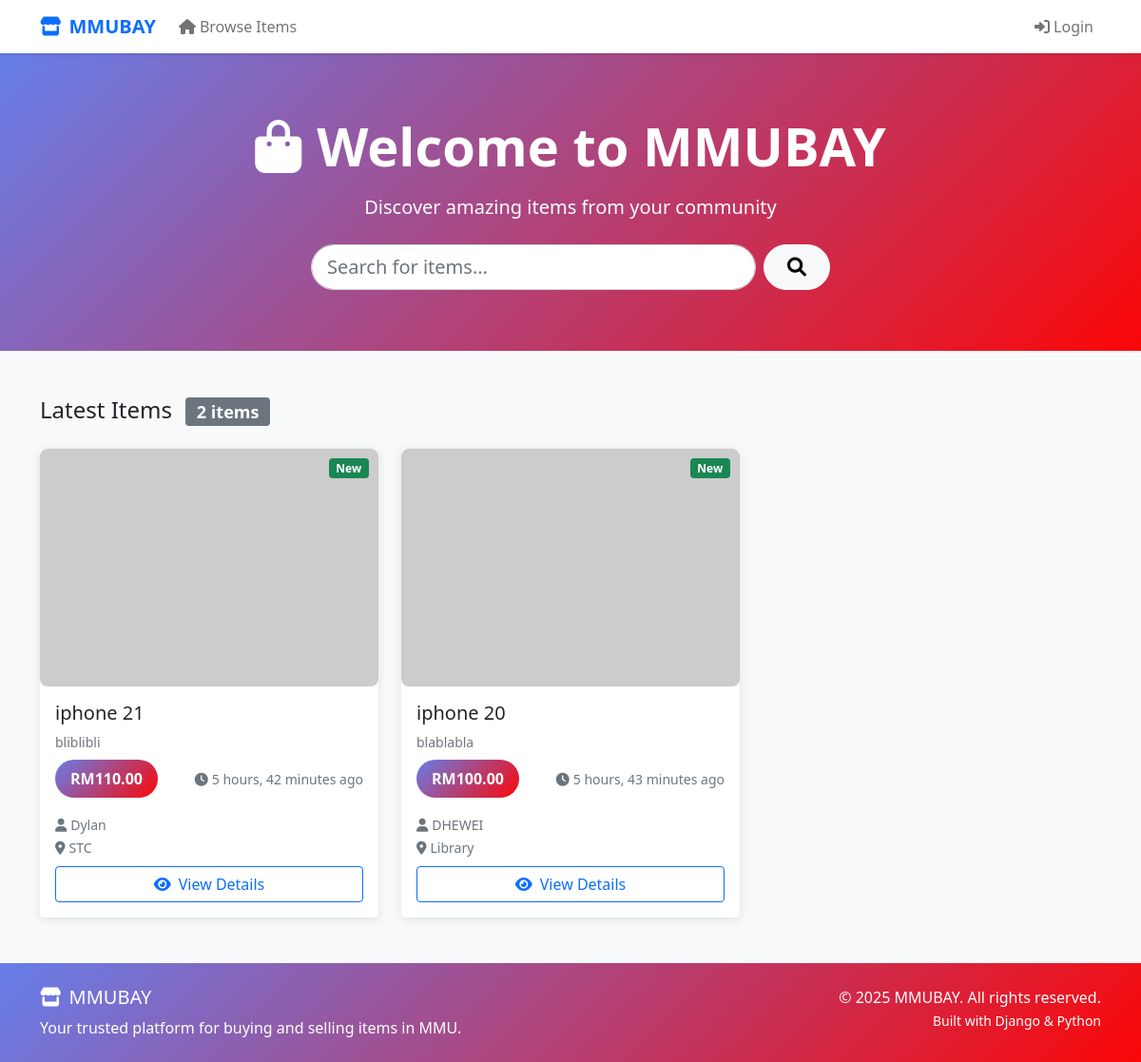
Page /market/ on the earlier database version.
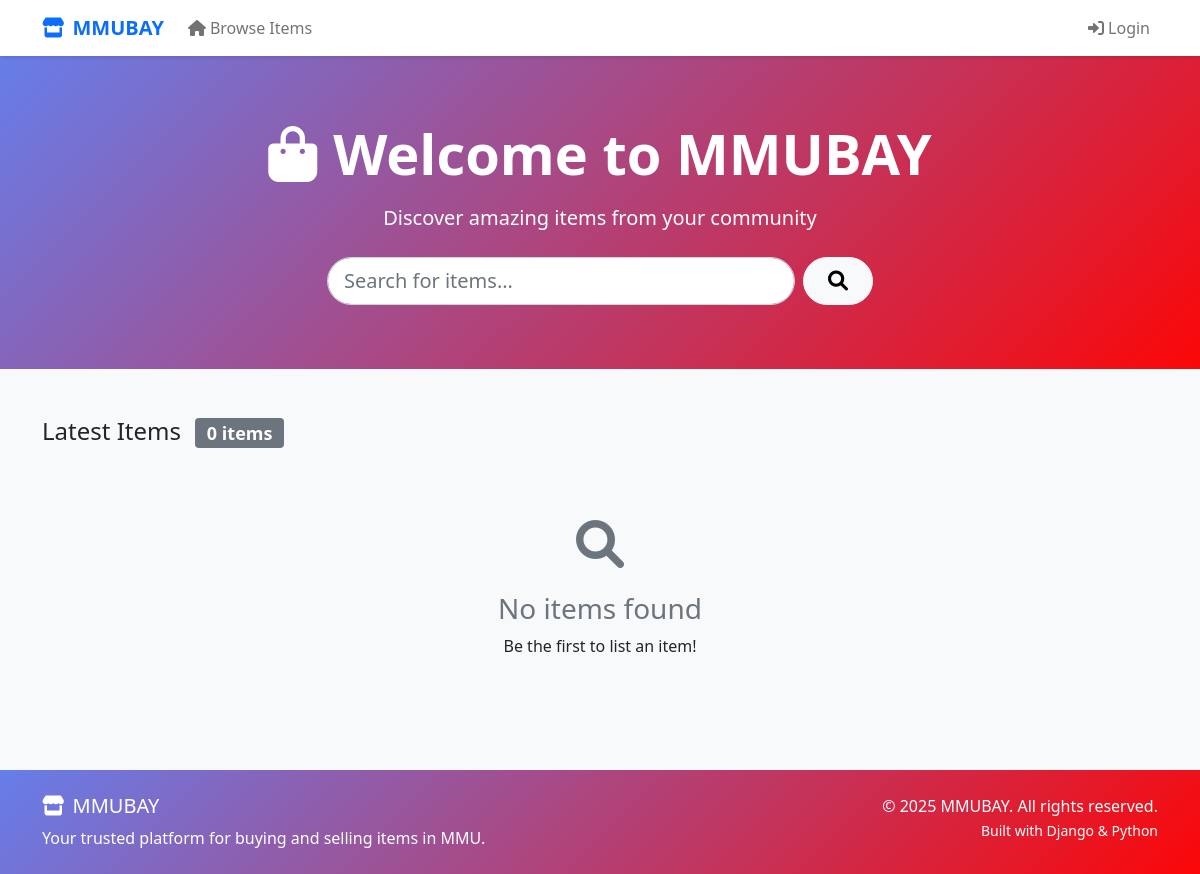
Same page on the later database version.
### market/models.py (models this page shows, shortened)
class Item(models.Model):
    CONDITION_CHOICES = [
        ("New", "New"),
        ("Used", "Used"),
    ]
    seller = models.ForeignKey(User, on_delete=models.CASCADE)
    title = models.CharField(max_length=200)
    description = models.TextField()
    category = models.CharField(max_length=100)
    price = models.DecimalField(max_digits=10, decimal_places=2)
    condition = models.CharField(max_length=20, choices=CONDITION_CHOICES)
    pickup_point = models.ForeignKey(PickupPoint, on_delete=models.SET_NULL, null=True)
    created_at = models.DateTimeField(auto_now_add=True)
    is_sold = models.BooleanField(default=False)
    class Meta:
        ordering = ['-created_at']

class PickupPoint(models.Model):
    name = models.CharField(max_length=100)
    floor = models.CharField(max_length=50, blank=True, null=True)
    remarks = models.TextField(blank=True, null=True)

### market/views.py (the view)
# urls.py: path('', views.item_list, name='item_list'),
def item_list(request):
    query = request.GET.get('q')
    items = Item.objects.filter(is_sold=False).order_by('-created_at')
    if query:
        items = items.filter(
            Q(title__icontains=query) |
            Q(description__icontains=query) |
            Q(category__icontains=query)
        )
    return render(request, 'market/item_list.html', {
        'items': items,
        'user': request.user,  # 添加用户信息
        'is_authenticated': request.user.is_authenticated  # 添加认证状态
    })

### market/templates/market/item_list.html (shortened to what the changed rows need)
{% extends 'market/base.html' %}
{% block content %}
<div class="hero-section">
    <div class="container text-center">
        <h1 class="display-4 fw-bold mb-3">
            <i class="fas fa-shopping-bag me-3"></i>Welcome to MMUBAY
        </h1>
    </div>
</div>
<div class="container">
    <div class="row mb-4">
        <div class="col-md-6">
            <h2 class="h4 mb-0">
                {% if request.GET.q %}
                    Search Results for "{{ request.GET.q }}"
                {% else %}
                    Latest Items
                {% endif %}
                <span class="badge bg-secondary ms-2">{{ items|length }} items</span>
            </h2>
        </div>
    </div>
    {% if items %}
        <div class="row g-4">
            {% for item in items %}
                <div class="col-lg-4 col-md-6">
                    <div class="card h-100">
                        <div class="position-relative">
                            {% if item.images.first %}
                                <img src="{{ item.images.first.image.url }}"
                                     class="card-img-top item-image"
                                     alt="{{ item.title }}"
                                     onerror="this.src='https://via.placeholder.com/300x250?text=No+Image'">
                            {% else %}
                                <img src="https://via.placeholder.com/300x250?text=No+Image"
                                     class="card-img-top item-image"
                                     alt="No image">
                            {% endif %}
                            <span class="badge condition-badge
                                {% if item.condition == 'New' %}bg-success{% else %}bg-warning text-dark{% endif %}">
                                {{ item.condition }}
                            </span>
                        </div>
                        <div class="card-body d-flex flex-column">
                            <h5 class="card-title">{{ item.title|truncatechars:30 }}</h5>
                            <p class="card-text text-muted small mb-2">{{ item.description|truncatechars:80 }}</p>
                            <div class="mt-auto">
                                <div class="d-flex justify-content-between align-items-center mb-3">
                                    <span class="price-tag">RM{{ item.price }}</span>
                                    <small class="text-muted">
                                        <i class="fas fa-clock me-1"></i>{{ item.created_at|timesince }} ago
                                    </small>
                                </div>
                                <div class="mb-2">
                                    <small class="text-muted">
                                        <i class="fas fa-user me-1"></i>{{ item.seller.username }}
                                    </small>
                                    {% if item.pickup_point %}
                                        <br>
                                        <small class="text-muted">
                                            <i class="fas fa-map-marker-alt me-1"></i>{{ item.pickup_point.name }}
                                        </small>
                                    {% endif %}
                                </div>
                                <a href="{% url 'item_detail' item.id %}" class="btn btn-outline-primary w-100">
                                    <i class="fas fa-eye me-2"></i>View Details
                                </a>
                            </div>
                        </div>
                    </div>
                </div>
            {% endfor %}
        </div>
    {% else %}
        <div class="text-center py-5">
            <div class="mb-4">
                <i class="fas fa-search fa-3x text-muted"></i>
            </div>
            <h3 class="text-muted">No items found</h3>
            {% if request.GET.q %}
                <p>Try adjusting your search terms or <a href="{% url 'item_list' %}">browse all items</a>.</p>
            {% else %}
                <p>Be the first to list an item!</p>
            {% endif %}
        </div>
    {% endif %}
</div>
{% endblock %}

Differences in the rows shown:
removed Item: condition "New", title "iphone 21", description "bliblibli", price "110.00", created_at "5 hours, 42 minutes", seller.username "Dylan", pickup_point.name "STC"
removed Item: condition "New", title "iphone 20", description "blablabla", price "100.00", created_at "5 hours, 43 minutes", seller.username "DHEWEI", pickup_point.name "Library"
Other differences:
{{ items|length }}: "2" → "0"
text now shown: "No items found Be the first to list an item!"
